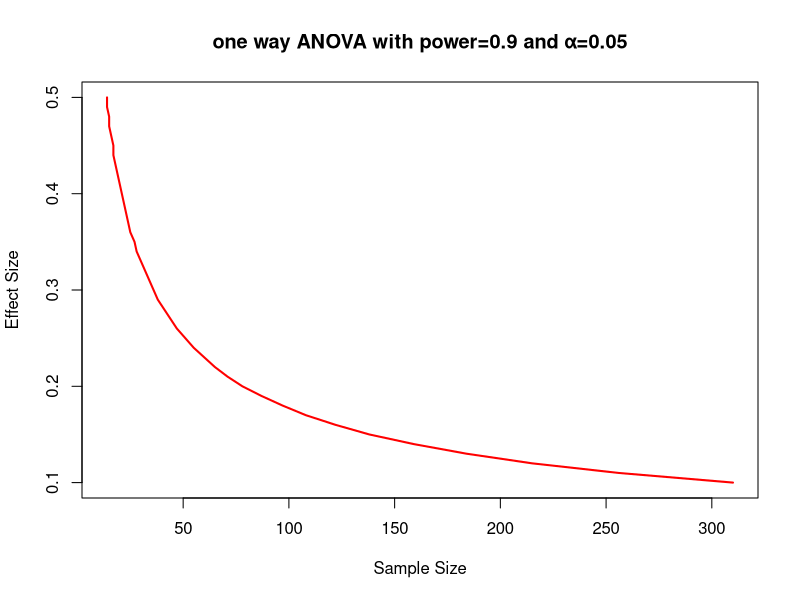
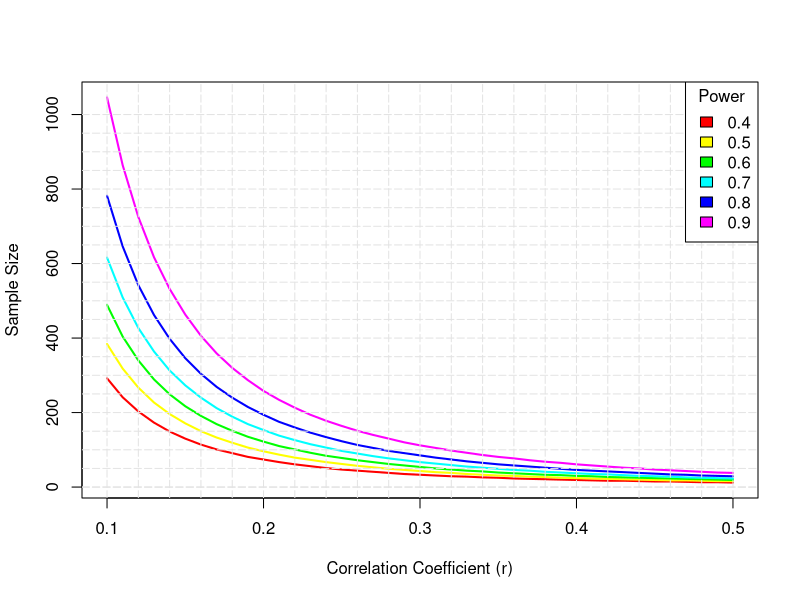

Write the R code that produced these figures, in order.
## ---- chunk 1
if(!require(pwr)) install.packages("pwr")
#样本大小
#显著性水平α
#功效 1-β
#效应值 备择假设下效应的量
library(pwr)
############################  用pwr包做功效分析  ###############################
#t检验    效应值d=(μ1-μ2)/σ
pwr.t.test(d=0.8,sig.level = .05,power = 0.9,type = "two.sample",alternative = "two.sided")
pwr.t.test(n=20,d=0.5,sig.level = .01,type = "two.sample",alternative = "two.sided") #平衡
pwr.t2n.test(n1=10,n2=30,d=0.5,sig.level = .01)#效应值降低


#方差检验     效应值f=sqrt((∑pi×(μi-μ)^2)/σ^2)   pi=ni/N
pwr.anova.test(k=5,f=0.25,sig.level = 0.05,power = 0.8)

#相关性    效应值 r=ρ 线性相关系数
rn<-pwr.r.test(r=0.25,sig.level = 0.05,power=0.90,alternative = "greater")
rn$n
#线性模型
pwr.f2.test(u=3,f2=0.0769,sig.level = 0.05,power = 0.9) #  N=185+7+1=193

#比例检验
pwr.2p.test(h=ES.h(.65,.60),sig.level = 0.05,power=.9,alternative = "greater")
#卡方检验
p<-matrix(c(.42,.28,.03,.07,.10,.10),byrow = TRUE,nrow = 3)
ES.w2(p)
pwr.chisq.test(w=ES.w2(p),df=2,sig.level = 0.05,power = 0.9)
############  ANOVA检测显著效应所需的样本量曲线
es<-seq(.1,.5,.01) #seq(from,to,by)
nes<-length(es)
samsize<-NULL
for (i in 1:nes) {
  result<-pwr.anova.test(k=5,f=es[i],sig.level = 0.05,power = .9)
  samsize[i]<-ceiling(result$n)  #ceiling(x)  不小于x的最小整数
}
plot(samsize,es,type="l",lwd=2,col="red",
     ylab="Effect Size",
     xlab="Sample Size",
     main="one way ANOVA with power=0.9 and α=0.05")

##########################  绘制功效分析图形  ###################################
##检验各种效应值下的相关性所需的样本量曲线
library(pwr)
r<-seq(.1,.5,.01)
nr<-length(r)
p<-seq(.4,.9,.1)
np<-length(p)
samsize<-array(numeric(nr*np),dim=c(nr,np))
for(i in 1:np){
  for(j in 1:nr){
    result<-pwr.r.test(n=NULL,r=r[j],sig.level=.05,power=p[i],alternative="two.sided")
    samsize[j,i]<-ceiling(result$n) 
  }
}
xrange<-range(r)
yrange<-round(range(samsize))
colors<-rainbow(length(p))
plot(xrange,yrange,type = "n",
     xlab = "Correlation Coefficient (r)",
     ylab = "Sample Size"
     )
for (i in 1:np) lines(r,samsize[,i],type = "l",lwd=2,col=colors[i])# 以曲线形式添加功效曲线
abline(v=0,h=seq(0,yrange[2],50),lty=5,col="grey89")
abline(h=0,v=seq(0,xrange[2],.02),lty=5,col="grey89")  #添加网格线
legend("topright",title="Power",as.character(p),fill=colors)
